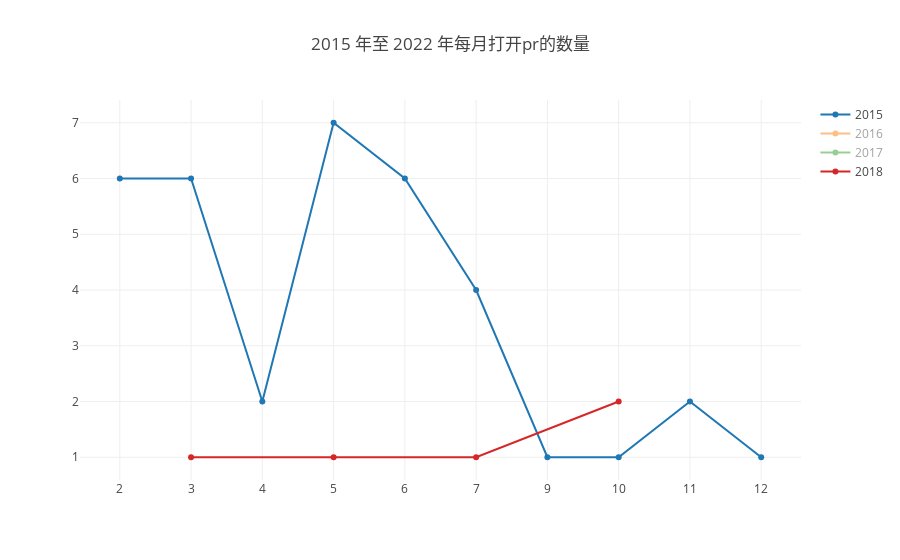

Notebook code cell kept with this figure:
### Markdown cell above
#### （1）每月打开 PR 个数

### Code cell
var Alldata=[]
Promise.all(years.map(y => {
    var q =  `SELECT  toMonth(created_date) as Month, count(*) open
    From github_log.year${y}
    where repo_id =${repo_id} and type='PullRequestEvent' and action='opened'
    Group By toMonth(created_date)`;
    return openDigger.driver.clickhouse.query(q);
})).then(data => {
        Alldata=[]
        data.forEach((d,index) => {
            var y=[]
            var x=[]
            d.forEach(e=>{
                y.push(parseInt(e['open']))
                x.push(e['Month'])
            })
            Alldata.push({y: y,x:x,name:years[index]})
        })
        openDigger.render.plotly(Alldata, {
        title:  `${startYear} 年至 ${year} 年每月打开pr的数量`,
        xaxis: {type: 'category'}
    });
    var tableData=[]
    Alldata.forEach((d,index)=>{
    //console.log(d)
    var table={}
    table['年份']=d['name']
    for(var i = 0;i<d['y'].length;i++){
        table[(d['x'][i])+'月']=d['y'][i]
        }
    tableData.push(table)
});
    console.table(tableData)
}
        );

### Figure 1 — Plotly figure (JSON) as saved in the notebook; plotly's stock layout.template omitted (floating-point values rounded to 4 significant figures)
{"data": [{"name": 2015, "visible": true, "x": [2, 3, 4, 5, 6, 7, 9, 10, 11, 12], "y": [6, 6, 2, 7, 6, 4, 1, 1, 2, 1]}, {"name": 2016, "visible": "legendonly", "x": [1, 3, 4, 5, 6, 7, 8, 9, 11, 12], "y": [2, 4, 4, 1, 1, 1, 3, 2, 3, 7]}, {"name": 2017, "visible": "legendonly", "x": [1, 3, 4, 6, 9, 12], "y": [1, 2, 1, 1, 1, 1]}, {"name": 2018, "visible": true, "x": [3, 5, 7, 10], "y": [1, 1, 1, 2]}, {"name": 2019, "x": [], "y": []}, {"name": 2020, "x": [], "y": []}, {"name": 2021, "x": [], "y": []}, {"name": 2022, "x": [], "y": []}], "layout": {"autosize": true, "title": {"text": "2015 年至 2022 年每月打开pr的数量"}, "xaxis": {"autorange": true, "range": [-0.5563, 9.556], "type": "category"}, "yaxis": {"autorange": true, "range": [0.5049, 7.495], "type": "linear"}}}
